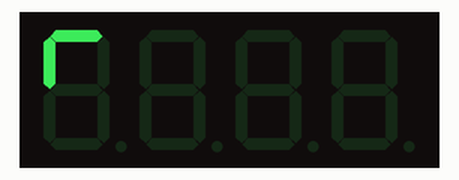
Simulated run of this program. Board: Raspberry Pi (BCM pin numbers). On the bench: 4-digit seven-segment display.

Above: at 0.1 s.
At 2.1 s:
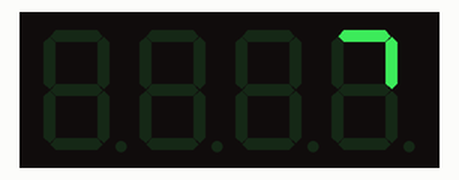
At 2.6 s:
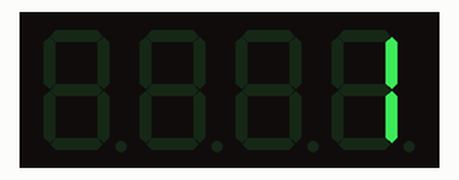
At 3.1 s:
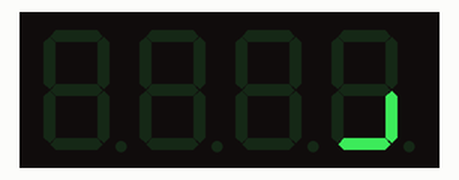
At 4.6 s:
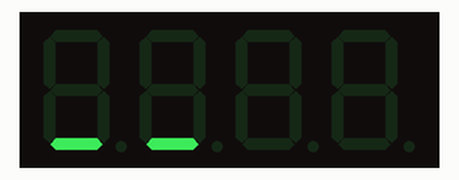
At 6.6 s:
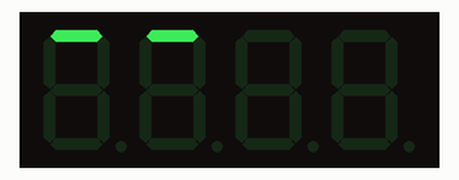

The program:

playground.py
```python
#!/usr/bin/env python
# 7-Segment LCD playground
# http://www.electro-tech-online.com/threads/ascii-to-7-segment.117620/
# http://www.aqua-calc.com/convert/number/hexadecimal-to-binary

from tm1637_class import TM1637
import time

# pkill -9 -f /home/pi/python/sevenSegment/playground.py

## =============================================================
# -----------  Test -------------
BRIGHT_TYPICAL = 1
Display = TM1637(12, 16, BRIGHT_TYPICAL)

Alphabet = [0x77, 0x7c,
            0x58, 0x5e,
            0x79, 0x71,
            0x3D, 0x76, # h = 0x74
            0x10, 0x0e,
            0x70, 0x38,
            0x37, 0x54,
            0x5c, 0x73,
            0x67, 0x50,
            0x6d, 0x78,
            0x3e, 0x62,
            0x7e, 0x76,
            0x6e, 0x5b]

HexDigits = [0x3f, 0x06, 0x5b, 0x4f, 0x66, 0x6d, 0x7d, 0x07, 0x7F, 0x6f, 0x77, 0x7c, 0x39, 0x5e, 0x79, 0x71]

halo = [0x76, 0x77, 0x38, 0x3F]
init = [0x10, 0x54, 0x10, 0x78]

# 1 Segment Snake Top Loop small
fourLoop = [0x01, 0x02, 0x40, 0x20]
# Filling top loop small
topLoop = [0x00, 0x01, 0x03, 0x43, 0x63]

# 2 Segment Snake Big One way
sequence = [0x00, 0x01, 0x03, 0x06, 0x0C, 0x18, 0x30, 0x20]

# 2 Segment Snake Big Loop
sequence = [0x03, 0x06, 0x0C, 0x18, 0x30, 0x21]

# 2 Segment Big Circle Loop
sequence = [
    [0x21, 0x00, 0x00, 0x00],
    [0x01, 0x01, 0x00, 0x00],
    [0x00, 0x01, 0x01, 0x00],
    [0x00, 0x00, 0x01, 0x01],
    [0x00, 0x00, 0x00, 0x03],
    [0x00, 0x00, 0x00, 0x06],
    [0x00, 0x00, 0x00, 0x0C],
    [0x00, 0x00, 0x08, 0x08],
    [0x00, 0x08, 0x08, 0x00],
    [0x08, 0x08, 0x00, 0x00],
    [0x18, 0x00, 0x00, 0x00],
    [0x30, 0x00, 0x00, 0x00]
]

# Display.Show(halo)
# time.sleep(2)
Display.Clear()

# for i in range(len(topLoop)):
#     Display.Show1(3,topLoop[i])
#     sleep(0.5)
#
# sleep(1)
# Display.Clear()

while True:
    for i in range(len(sequence)):
        Display.Show(sequence[i])
        time.sleep(0.5)
```

tm1637_class.py
```python
# !/usr/bin/env python
# Author: sd582 / http://www.forum-raspberrypi.de/Thread-led-4-segment-i2c-display?pid=137411#pid137411
# 7 Segment, 4 Digit LCD

import sys
import os
import time
import RPi.GPIO as IO

IO.setwarnings(False)
IO.setmode(IO.BCM)

# 0-9, A-F
HexDigits = [0x3f, 0x06, 0x5b, 0x4f, 0x66, 0x6d, 0x7d, 0x07, 0x7f, 0x6f, 0x77, 0x7c, 0x39, 0x5e, 0x79, 0x71]

# Alphabet
# HexDigits = [0x77, 0x7c, 0x58, 0x58, 0x5e, 0x71, 0x3D, 0x74, 0x10, 0x0e, 0x70,
#              0x38, 0x37, 0x54, 0x5c, 0x73, 0x67, 0x50, 0x6d, 0x78, 0x3e, 0x62, 0x7e, 0x76, 0x6e, 0x5b]

# SpecialChars
# _, -, ,SPACEBAR
# HexDigits = [0x08, 0x40, 0x64, 0x00]

# top four segments loop
# HexDigits = [0x01, 0x02, 0x40, 0x20]


ADDR_AUTO = 0x40
ADDR_FIXED = 0x44
STARTADDR = 0xC0
BRIGHT_DARKEST = 0
BRIGHT_TYPICAL = 2
BRIGHT_HIGHEST = 7
OUTPUT = IO.OUT
INPUT = IO.IN
LOW = IO.LOW
HIGH = IO.HIGH


class TM1637:
    __doublePoint = False
    __Clkpin = 0
    __Datapin = 0
    __brightnes = BRIGHT_TYPICAL;
    __currentData = [0, 0, 0, 0];

    def __init__(self, pinClock, pinData, brightnes):
        self.__Clkpin = pinClock
        self.__Datapin = pinData
        self.__brightnes = brightnes;
        IO.setup(self.__Clkpin, OUTPUT)
        IO.setup(self.__Datapin, OUTPUT)

    # end  __init__

    def Clear(self):
        b = self.__brightnes;
        point = self.__doublePoint;
        self.__brightnes = 0;
        self.__doublePoint = False;
        # data = [0x7F, 0x7F, 0x7F, 0x7F];
        data = [0x00, 0x00, 0x00, 0x00];
        self.Show(data);
        self.__brightnes = b;  # restore saved brightnes
        self.__doublePoint = point;

    # end  Clear

    def Show(self, data):
        for i in range(0, 4):
            self.__currentData[i] = data[i];

        self.start();
        self.writeByte(ADDR_AUTO);
        self.stop();
        self.start();
        self.writeByte(STARTADDR);
        for i in range(0, 4):
            self.writeByte(self.coding(data[i]));
        self.stop();
        self.start();
        self.writeByte(0x88 + self.__brightnes);
        self.stop();

    # end  Show

    def Show1(self, DigitNumber, data):  # show one Digit (number 0...3)
        if (DigitNumber < 0 or DigitNumber > 3):
            return;  # error

        self.__currentData[DigitNumber] = data;

        self.start();
        self.writeByte(ADDR_FIXED);
        self.stop();
        self.start();
        self.writeByte(STARTADDR | DigitNumber);
        self.writeByte(self.coding(data));
        self.stop();
        self.start();
        self.writeByte(0x88 + self.__brightnes);
        self.stop();

    # end  Show1

    def SetBrightnes(self, brightnes):  # brightnes 0...7
        if (brightnes > 7):
            brightnes = 7;
        elif (brightnes < 0):
            brightnes = 0;

        if (self.__brightnes != brightnes):
            self.__brightnes = brightnes;
            self.Show(self.__currentData);
            # end if

    # end  SetBrightnes

    def ShowDoublepoint(self, on):  # shows or hides the doublepoint
        if (self.__doublePoint != on):
            self.__doublePoint = on;
            self.Show(self.__currentData);
            # end if

    # end  ShowDoublepoint

    def writeByte(self, data):
        for i in range(0, 8):
            IO.output(self.__Clkpin, LOW)
            if (data & 0x01):
                IO.output(self.__Datapin, HIGH)
            else:
                IO.output(self.__Datapin, LOW)
            data = data >> 1
            IO.output(self.__Clkpin, HIGH)
        # endfor

        # wait for ACK
        IO.output(self.__Clkpin, LOW)
        IO.output(self.__Datapin, HIGH)
        IO.output(self.__Clkpin, HIGH)
        IO.setup(self.__Datapin, INPUT)

        while (IO.input(self.__Datapin)):
            time.sleep(0.001)
            if (IO.input(self.__Datapin)):
                IO.setup(self.__Datapin, OUTPUT)
                IO.output(self.__Datapin, LOW)
                IO.setup(self.__Datapin, INPUT)
                # endif
        # endwhile
        IO.setup(self.__Datapin, OUTPUT)

    # end writeByte

    def start(self):
        IO.output(self.__Clkpin, HIGH)  # send start signal to TM1637
        IO.output(self.__Datapin, HIGH)
        IO.output(self.__Datapin, LOW)
        IO.output(self.__Clkpin, LOW)

    # end start

    def stop(self):
        IO.output(self.__Clkpin, LOW)
        IO.output(self.__Datapin, LOW)
        IO.output(self.__Clkpin, HIGH)
        IO.output(self.__Datapin, HIGH)

    # end stop

    def coding(self, data):
        if (self.__doublePoint):
            pointData = 0x80
        else:
            pointData = 0;

        if (data == 0x7F):
            # versteht doch kein mensch
            # im original: data = 0,
            # wird irgendwo zu 127
            data = 127
        else:
            # data = HexDigits[data] + pointData;
            data += pointData
        return data
        # end coding


# end class TM1637
```

Measured:
- by itself, everything shown: repeats every 6.0 s, in 12 steps
- what the display in image 1 shows lasts 0.5 s, from 2.0 s to 2.5 s
